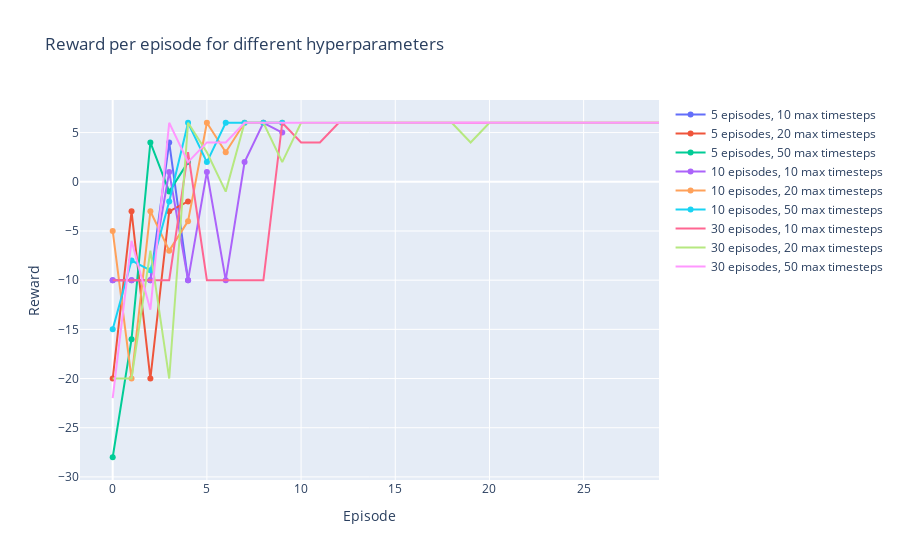

The code cell stored with this chart in its notebook:
### Markdown cell above
The best trial achieved a negative value of -5.874, which is the objective function that the hyperparameter optimization algorithm minimized. The optimal hyperparameters found by the algorithm were alpha=0.490, gamma=0.5, epsilon=0.015, num_episodes=1000, and max_timesteps=500.

After training the agent with the best hyperparameters, it was tested over 200 episodes, and the results were as follows: the average reward obtained was 5.6, the standard deviation of rewards was 2.328, the minimum reward achieved was -14, and the maximum reward obtained was 6. These results indicate that the agent was able to learn the task successfully, as the average reward was positive and relatively high, and the standard deviation was relatively low. However, there was still some variance in the rewards obtained, as indicated by the range between the minimum and maximum rewards. Overall, the results show that the hyperparameter optimization algorithm was able to find a good set of hyperparameters that allowed the agent to perform well in the task.

### Code cell
import plotly.graph_objs as go

# Plot results for different hyperparameters
num_episodes = [5, 10, 30]
max_timesteps = [10, 20, 50]
data = []

for i, n in enumerate(num_episodes):
    for j, m in enumerate(max_timesteps):
        agent = SARSAAgent(env.action_space, env.observation_space,
                           alpha=best_alpha, gamma=best_gamma, epsilon=best_epsilon)
        rewards = []
        for k in range(n):
            obs = env.reset()
            done = False
            episode_reward = 0
            for l in range(m):
                action = agent.act(obs, episode_reward, done)
                next_obs, reward, done, _ = env.step(action)
                next_action = agent.act(next_obs, reward, done)
                agent.learn(obs, action, reward, next_obs, next_action, done)
                obs = next_obs
                episode_reward += reward
                if done:
                    break
            rewards.append(episode_reward)

        # Create trace for each hyperparameter combination
        trace = go.Scatter(
            x=list(range(n)),
            y=rewards,
            name=f"{n} episodes, {m} max timesteps"
        )

        # Append trace to data list
        data.append(trace)

# Set layout for plot
layout = go.Layout(
    title="Reward per episode for different hyperparameters",
    xaxis=dict(title="Episode"),
    yaxis=dict(title="Reward")
)

# Create figure object
fig = go.Figure(data=data, layout=layout)

# Show plot
fig.show()

### Figure 1 — Plotly figure (JSON) as saved in the notebook; plotly's stock layout.template omitted (floating-point values rounded to 4 significant figures)
{"data": [{"name": "5 episodes, 10 max timesteps", "type": "scatter", "x": [0, 1, 2, 3, 4], "y": [-10, -10, -10, 4, -10]}, {"name": "5 episodes, 20 max timesteps", "type": "scatter", "x": [0, 1, 2, 3, 4], "y": [-20, -3, -20, -3, -2]}, {"name": "5 episodes, 50 max timesteps", "type": "scatter", "x": [0, 1, 2, 3, 4], "y": [-28, -16, 4, -1, 2]}, {"name": "10 episodes, 10 max timesteps", "type": "scatter", "x": [0, 1, 2, 3, 4, 5, 6, 7, 8, 9], "y": [-10, -10, -10, 1, -10, 1, -10, 2, 6, 5]}, {"name": "10 episodes, 20 max timesteps", "type": "scatter", "x": [0, 1, 2, 3, 4, 5, 6, 7, 8, 9], "y": [-5, -20, -3, -7, -4, 6, 3, 6, 6, 6]}, {"name": "10 episodes, 50 max timesteps", "type": "scatter", "x": [0, 1, 2, 3, 4, 5, 6, 7, 8, 9], "y": [-15, -8, -9, -2, 6, 2, 6, 6, 6, 6]}, {"name": "30 episodes, 10 max timesteps", "type": "scatter", "x": [0, 1, 2, 3, 4, 5, 6, 7, 8, 9, 10, 11, 12, 13, 14, 15, 16, 17, 18, 19, 20, 21, 22, 23, 24, 25, 26, 27, 28, 29], "y": [-10, -10, -10, -10, 3, -10, -10, -10, -10, 6, 4, 4, 6, 6, 6, 6, 6, 6, 6, 6, 6, 6, 6, 6, 6, 6, 6, 6, 6, 6]}, {"name": "30 episodes, 20 max timesteps", "type": "scatter", "x": [0, 1, 2, 3, 4, 5, 6, 7, 8, 9, 10, 11, 12, 13, 14, 15, 16, 17, 18, 19, 20, 21, 22, 23, 24, 25, 26, 27, 28, 29], "y": [-20, -20, -7, -20, 6, 3, -1, 6, 6, 2, 6, 6, 6, 6, 6, 6, 6, 6, 6, 4, 6, 6, 6, 6, 6, 6, 6, 6, 6, 6]}, {"name": "30 episodes, 50 max timesteps", "type": "scatter", "x": [0, 1, 2, 3, 4, 5, 6, 7, 8, 9, 10, 11, 12, 13, 14, 15, 16, 17, 18, 19, 20, 21, 22, 23, 24, 25, 26, 27, 28, 29], "y": [-22, -6, -13, 6, 2, 4, 4, 6, 6, 6, 6, 6, 6, 6, 6, 6, 6, 6, 6, 6, 6, 6, 6, 6, 6, 6, 6, 6, 6, 6]}], "layout": {"title": {"text": "Reward per episode for different hyperparameters"}, "xaxis": {"title": {"text": "Episode"}}, "yaxis": {"title": {"text": "Reward"}}}}
